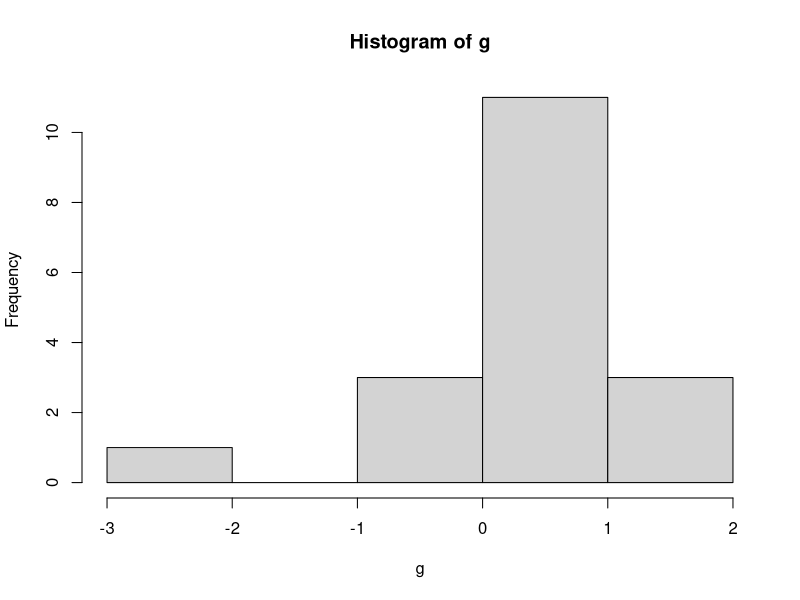
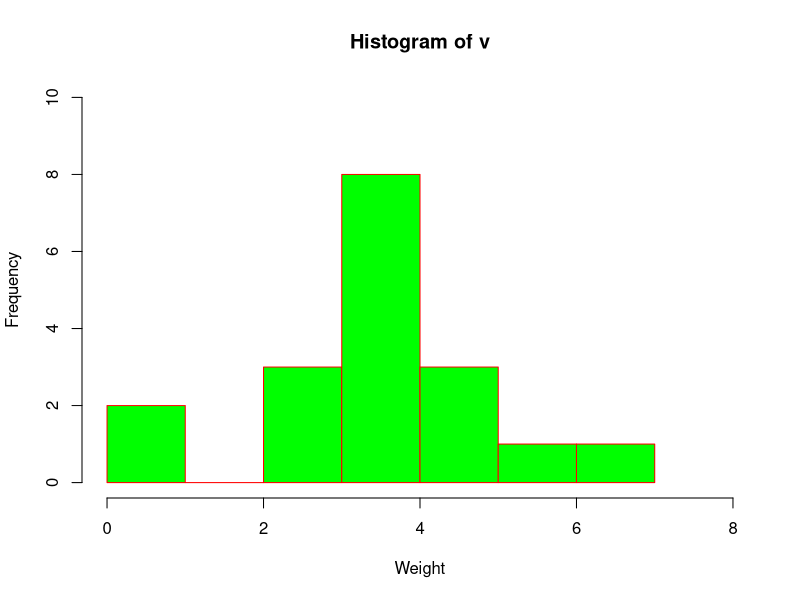

Generate these figures, in order, with R:
## ---- chunk 1
knitr::opts_chunk$set(echo=TRUE, messages=TRUE, error=TRUE)
## ---- chunk 2

a <- 1
b <- "hello world" 
d <- "3" #using "" makes it a character instead of number

class(a) #class tells me what kind of variable im working with

class(d)
## ---- chunk 3

vector <- c(1,2,3,4,5,6,7,4,6,7,8,5,3,3,2,8) #vector is what we store 

#process of indentifying whats in a certain spot is indexing. #vector[7] shows us what is in the position 8

vector[2:8] #finds the 2-8 positions

vector [c(10,10,10,10,10,10)] #printing out things in position 10 six times

vector[c(1,2,3,3,2,1)]

vector <- c(1,2,3,4,5,6,7,4,6,7,8,5,3,3,2,8,1000) #note the large inaccuarate number
vector[vector > 7]#only shows numbers that are greater than 7, to elimnate the 1000 insert vector[vector < 7]
vector[vector < 7] #adding >= means greater than or equal to? 
vector[vector == 5] #[==] in a row asks is it equal to?
vector[vector != 5] #[!=] means 

vector [8] <- 2000 #adds a number to the vector position at a later date
vector [1:2] <- 10 #changes first two characters to 10
class(vector) #what is within the vector?

vector[7] <- "j" 
## ---- chunk 4

a <- c("1","2","3") # a is a character vectro with 3 characters in it
class(a) #asks what is in a?
b <- a
class(b)

as.numeric(b) #will try to change the charcters into numbers if they are actually numbers

a <- "iurbgiuqrebguqrvniowenfoimxqwio"
strsplit(a,split="") #use this to split apart character strings
b <- strsplit(a,split="") #
b[[1]][5] #b is a list, access the first list [[1]], turns out the first list is a character vector, [5] access this 5th thing which is a character vector 
class(b)

 #when you have a bunch of strings/variables, write a loop that goes through each string and pulls what you want. vectorized operations does this. if you had paragrahs and you want to see what was in each, strsplit will give you results by each paragraph.

b <- unlist(strsplit(a,split=""))
b[5]

## ---- chunk 5

example_list <- list(a=1, b=4, d=c(1,2,3,4))
example_list[[1]] #[[1]]return whats in list one, used to pull whats from different lists

g <- matrix(0,nrow=5, ncol=3)
View(g)


data.frame() #essentially an excel spreadsheet, if i can get my data into this format all of r will run. 


first_names <- c("asdasas", "fwefef", "sfweg")
ages <- c(2,7,9)
grades <- c(89, 56, 99)

#put into the data frame each variable
everybody <- data.frame(first_names, 
                        ages, 
                        grades)
View(everybody)
everybody$ages[2] #gets the second thing in the column

## ---- chunk 6

a<-"couting the letters in cats and dogs"
table(unlist(strsplit(a,split="")))

#without using table

numbers <- c(1,2,3,4,5)
letters <- c("a","b","c","d","e")

new_df <- data.frame(numbers,letters)#storing variables into data frame 
print(new_df)

new_df$numbers #access individual columns of dataframe

new_df$letters #access individual columns of dataframe

names(new_df) #get names of data.frame




## ---- chunk 7

my_function <- function(x){ 
  return(x+1)
} #create fnx to return something #(x)is the input
my_function(2)#(output)

## ---- chunk 8

add_one <- function(x){
  save_result <- x+1
  return()
}


## ---- chunk 9

add_one <- function(x) return(x+1)
add_one
## ---- chunk 10
sample(1:6,1) #use to get a single random number between 1:6 and 1 number increments

roll_dice <- function(){
  return(sample(1:6,1))
}

roll_dice()#run the fxn with no input

## ---- chunk 11
some_numbers <- c(3,4,3,2)
ranged_mean2 <- function(x, min_val, max_val){
  restricted_values <- x[x > min_val & x< max_val]
  outputs <- list(original_values = x,
                  restricted_values = restricted_values, #names=data(contents)
                  restricted_mean = mean(restricted_values))#creating restricted values, then placing the mean of those values into it
  return(outputs)
}


## ---- chunk 12
g<-c(-.55,.07,1.95,1.32,.7,1.8,.07,-.55,.07,.07,.7,.07,-2.42,-.55,.7,.07,.07,.07)
hist(g)



## ---- chunk 13

# Create data for the graph.
v <- c(3, 4, 7, 6, 5, 1, 4, 3, 4, 4, 5, 4, 0, 3, 5, 4, 4, 4)

# Give the chart file a name.
png(file = "histogram_lim_breaks.png")

# Create the histogram.
hist(v,xlab = "Weight",col = "green",border = "red", xlim = c(0,8), ylim = c(0,10),
   breaks = 5)

# Save the file.
dev.off()


